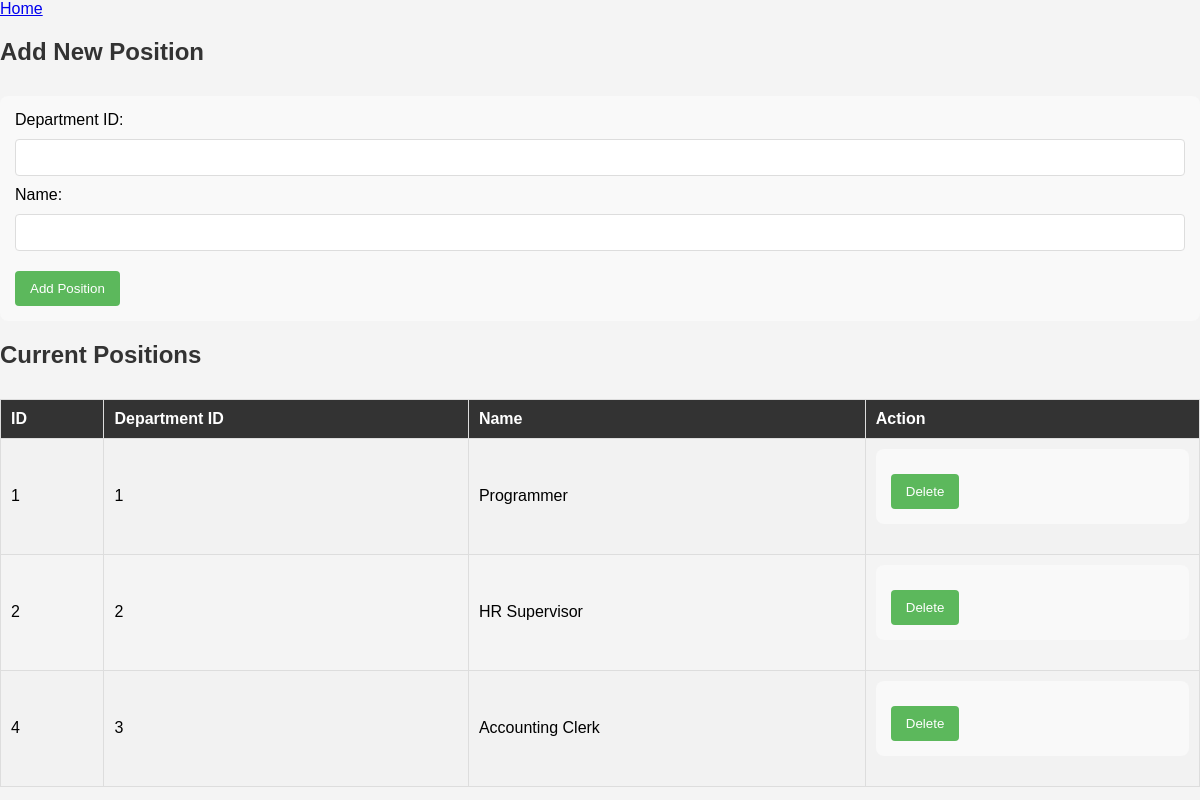
Screenshot of /position_list.php with the database file from the repository.
### tables this page shows
CREATE TABLE `position` (
  `id` int(30) NOT NULL,
  `department_id` int(30) NOT NULL,
  `name` text NOT NULL
);

### position_list.php (the view, shortened to what this page needs)
<nav class="sidebar">
  <a href="index.php">Home</a>
</nav>
<?php
$host = 'localhost';
$dbname = 'payroll';
$username = 'root';
$password = 'pavani19';
$conn = new mysqli($host, $username, $password, $dbname);
$sql = "SELECT * FROM position";
$result = $conn->query($sql);
?>
<!DOCTYPE html>
<html>
<head>
<link rel="stylesheet" href="style_employee.css">
</head>
<body>
<h2>Add New Position</h2>
<form method="post" action="position_list.php">
  Department ID: <input type="text" name="department_id">
  Name: <input type="text" name="name">
  <input type="submit" name="insert" value="Add Position">
</form>
<h2>Current Positions</h2>
<table>
  <tr>
    <th>ID</th>
    <th>Department ID</th>
    <th>Name</th>
    <th>Action</th>
  </tr>
  <?php while($row = $result->fetch_assoc()): ?>
  <tr>
    <td><?php echo $row['id']; ?></td>
    <td><?php echo $row['department_id']; ?></td>
    <td><?php echo $row['name']; ?></td>
    <td>
      <form method="post" action="position_list.php">
        <input type="submit" name="delete" value="Delete">
      </form>
    </td>
  </tr>
  <?php endwhile; ?>
</table>
</body>
</html>

### style_employee.css (style rules this page uses)
body { font-family: 'Arial', sans-serif; margin: 0; padding: 0; background-color: #f4f4f4; }
h2 { color: #333; padding-bottom: 10px; }
form { margin-bottom: 20px; background: #f9f9f9; padding: 15px; border-radius: 8px; }
input[type="text"], input[type="number"], input[type="date"], select { width: 100%; padding: 10px; margin: 10px 0; border-radius: 4px; border: 1px solid #ddd; box-sizing: border-box; }
input[type="submit"] { background-color: #5cb85c; color: white; padding: 10px 15px; border: none; border-radius: 4px; cursor: pointer; margin-top: 10px; }
table { width: 100%; border-collapse: collapse; margin-top: 20px; }
table, th, td { border: 1px solid #ddd; text-align: left; }
th, td { padding: 10px; }
th { background-color: #333; color: white; }
tr:nth-child(even) { background-color: #f2f2f2; }

### rows the page displays
position: id "1", department "1", name "Programmer"
position: id "2", department "2", name "HR Supervisor"
position: id "4", department "3", name "Accounting Clerk"
